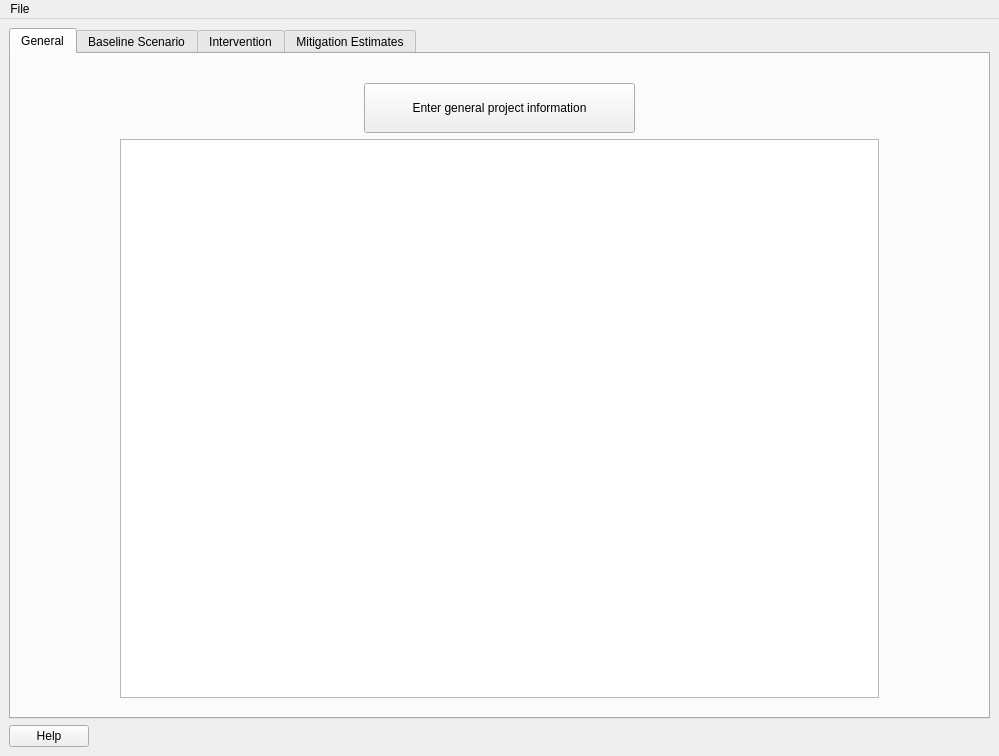
<?xml version="1.0" encoding="UTF-8"?>
<ui version="4.0">
 <class>SHAMBA</class>
 <widget class="QMainWindow" name="SHAMBA">
  <property name="geometry">
   <rect>
    <x>0</x>
    <y>0</y>
    <width>999</width>
    <height>756</height>
   </rect>
  </property>
  <property name="sizePolicy">
   <sizepolicy hsizetype="Expanding" vsizetype="Expanding">
    <horstretch>0</horstretch>
    <verstretch>0</verstretch>
   </sizepolicy>
  </property>
  <property name="minimumSize">
   <size>
    <width>0</width>
    <height>0</height>
   </size>
  </property>
  <property name="windowTitle">
   <string>SHAMBA</string>
  </property>
  <widget class="QWidget" name="centralwidget">
   <property name="sizePolicy">
    <sizepolicy hsizetype="Expanding" vsizetype="Expanding">
     <horstretch>0</horstretch>
     <verstretch>0</verstretch>
    </sizepolicy>
   </property>
   <layout class="QGridLayout" name="gridLayout_7">
    <item row="0" column="0">
     <widget class="QTabWidget" name="tabWidget">
      <property name="maximumSize">
       <size>
        <width>9999999</width>
        <height>9999999</height>
       </size>
      </property>
      <property name="currentIndex">
       <number>0</number>
      </property>
      <widget class="QWidget" name="generalTab">
       <attribute name="title">
        <string>General</string>
       </attribute>
       <layout class="QGridLayout" name="gridLayout_3">
        <item row="0" column="1">
         <spacer name="verticalSpacer_4">
          <property name="orientation">
           <enum>Qt::Vertical</enum>
          </property>
          <property name="sizeType">
           <enum>QSizePolicy::Fixed</enum>
          </property>
          <property name="sizeHint" stdset="0">
           <size>
            <width>647</width>
            <height>20</height>
           </size>
          </property>
         </spacer>
        </item>
        <item row="1" column="1">
         <layout class="QHBoxLayout" name="horizontalLayout_4">
          <item>
           <spacer name="horizontalSpacer_11">
            <property name="orientation">
             <enum>Qt::Horizontal</enum>
            </property>
            <property name="sizeType">
             <enum>QSizePolicy::Fixed</enum>
            </property>
            <property name="sizeHint" stdset="0">
             <size>
              <width>231</width>
              <height>20</height>
             </size>
            </property>
           </spacer>
          </item>
          <item>
           <widget class="QPushButton" name="generalButton">
            <property name="sizePolicy">
             <sizepolicy hsizetype="Fixed" vsizetype="Fixed">
              <horstretch>0</horstretch>
              <verstretch>0</verstretch>
             </sizepolicy>
            </property>
            <property name="minimumSize">
             <size>
              <width>271</width>
              <height>50</height>
             </size>
            </property>
            <property name="maximumSize">
             <size>
              <width>271</width>
              <height>16777215</height>
             </size>
            </property>
            <property name="text">
             <string>Enter general project information</string>
            </property>
           </widget>
          </item>
          <item>
           <spacer name="horizontalSpacer_4">
            <property name="orientation">
             <enum>Qt::Horizontal</enum>
            </property>
            <property name="sizeType">
             <enum>QSizePolicy::Fixed</enum>
            </property>
            <property name="sizeHint" stdset="0">
             <size>
              <width>231</width>
              <height>20</height>
             </size>
            </property>
           </spacer>
          </item>
         </layout>
        </item>
        <item row="2" column="1">
         <widget class="QTextEdit" name="generalOutputBox">
          <property name="enabled">
           <bool>true</bool>
          </property>
          <property name="sizePolicy">
           <sizepolicy hsizetype="MinimumExpanding" vsizetype="MinimumExpanding">
            <horstretch>0</horstretch>
            <verstretch>0</verstretch>
           </sizepolicy>
          </property>
          <property name="minimumSize">
           <size>
            <width>650</width>
            <height>500</height>
           </size>
          </property>
          <property name="maximumSize">
           <size>
            <width>9999999</width>
            <height>9999999</height>
           </size>
          </property>
          <property name="readOnly">
           <bool>true</bool>
          </property>
          <property name="html">
           <string>&lt;!DOCTYPE HTML PUBLIC &quot;-//W3C//DTD HTML 4.0//EN&quot; &quot;http://www.w3.org/TR/REC-html40/strict.dtd&quot;&gt;
&lt;html&gt;&lt;head&gt;&lt;meta name=&quot;qrichtext&quot; content=&quot;1&quot; /&gt;&lt;style type=&quot;text/css&quot;&gt;
p, li { white-space: pre-wrap; }
&lt;/style&gt;&lt;/head&gt;&lt;body style=&quot; font-family:'Sans'; font-size:10pt; font-weight:400; font-style:normal;&quot;&gt;
&lt;p style=&quot;-qt-paragraph-type:empty; margin-top:0px; margin-bottom:0px; margin-left:0px; margin-right:0px; -qt-block-indent:0; text-indent:0px;&quot;&gt;&lt;/p&gt;&lt;/body&gt;&lt;/html&gt;</string>
          </property>
         </widget>
        </item>
        <item row="2" column="0">
         <spacer name="horizontalSpacer_9">
          <property name="orientation">
           <enum>Qt::Horizontal</enum>
          </property>
          <property name="sizeType">
           <enum>QSizePolicy::Fixed</enum>
          </property>
          <property name="sizeHint" stdset="0">
           <size>
            <width>100</width>
            <height>20</height>
           </size>
          </property>
         </spacer>
        </item>
        <item row="2" column="2">
         <spacer name="horizontalSpacer_10">
          <property name="orientation">
           <enum>Qt::Horizontal</enum>
          </property>
          <property name="sizeType">
           <enum>QSizePolicy::Fixed</enum>
          </property>
          <property name="sizeHint" stdset="0">
           <size>
            <width>100</width>
            <height>20</height>
           </size>
          </property>
         </spacer>
        </item>
        <item row="3" column="1">
         <spacer name="verticalSpacer_5">
          <property name="orientation">
           <enum>Qt::Vertical</enum>
          </property>
          <property name="sizeType">
           <enum>QSizePolicy::Fixed</enum>
          </property>
          <property name="sizeHint" stdset="0">
           <size>
            <width>20</width>
            <height>10</height>
           </size>
          </property>
         </spacer>
        </item>
       </layout>
      </widget>
      <widget class="QWidget" name="baselinesTab">
       <attribute name="title">
        <string>Baseline Scenario</string>
       </attribute>
       <layout class="QGridLayout" name="gridLayout_9">
        <item row="0" column="1">
         <spacer name="verticalSpacer_3">
          <property name="orientation">
           <enum>Qt::Vertical</enum>
          </property>
          <property name="sizeType">
           <enum>QSizePolicy::Fixed</enum>
          </property>
          <property name="sizeHint" stdset="0">
           <size>
            <width>20</width>
            <height>20</height>
           </size>
          </property>
         </spacer>
        </item>
        <item row="1" column="1">
         <layout class="QHBoxLayout" name="horizontalLayout_3">
          <item>
           <layout class="QVBoxLayout" name="verticalLayout_3">
            <item>
             <widget class="QComboBox" name="baselineSelector">
              <property name="sizePolicy">
               <sizepolicy hsizetype="Fixed" vsizetype="Fixed">
                <horstretch>0</horstretch>
                <verstretch>0</verstretch>
               </sizepolicy>
              </property>
              <property name="minimumSize">
               <size>
                <width>271</width>
                <height>30</height>
               </size>
              </property>
              <property name="maximumSize">
               <size>
                <width>271</width>
                <height>30</height>
               </size>
              </property>
              <property name="maxCount">
               <number>100</number>
              </property>
              <item>
               <property name="text">
                <string>&lt;Select a saved baseline scenario&gt;</string>
               </property>
              </item>
             </widget>
            </item>
           </layout>
          </item>
          <item>
           <widget class="QLabel" name="label_3">
            <property name="sizePolicy">
             <sizepolicy hsizetype="Fixed" vsizetype="Fixed">
              <horstretch>0</horstretch>
              <verstretch>0</verstretch>
             </sizepolicy>
            </property>
            <property name="text">
             <string>or</string>
            </property>
           </widget>
          </item>
          <item>
           <widget class="QPushButton" name="baselineButton">
            <property name="sizePolicy">
             <sizepolicy hsizetype="Fixed" vsizetype="Fixed">
              <horstretch>0</horstretch>
              <verstretch>0</verstretch>
             </sizepolicy>
            </property>
            <property name="minimumSize">
             <size>
              <width>271</width>
              <height>50</height>
             </size>
            </property>
            <property name="maximumSize">
             <size>
              <width>271</width>
              <height>50</height>
             </size>
            </property>
            <property name="text">
             <string>Add a new baseline scenario</string>
            </property>
           </widget>
          </item>
         </layout>
        </item>
        <item row="2" column="0">
         <spacer name="horizontalSpacer_2">
          <property name="orientation">
           <enum>Qt::Horizontal</enum>
          </property>
          <property name="sizeType">
           <enum>QSizePolicy::Fixed</enum>
          </property>
          <property name="sizeHint" stdset="0">
           <size>
            <width>100</width>
            <height>20</height>
           </size>
          </property>
         </spacer>
        </item>
        <item row="2" column="2">
         <spacer name="horizontalSpacer_5">
          <property name="orientation">
           <enum>Qt::Horizontal</enum>
          </property>
          <property name="sizeType">
           <enum>QSizePolicy::Fixed</enum>
          </property>
          <property name="sizeHint" stdset="0">
           <size>
            <width>100</width>
            <height>20</height>
           </size>
          </property>
         </spacer>
        </item>
        <item row="3" column="1">
         <spacer name="verticalSpacer_6">
          <property name="orientation">
           <enum>Qt::Vertical</enum>
          </property>
          <property name="sizeType">
           <enum>QSizePolicy::Fixed</enum>
          </property>
          <property name="sizeHint" stdset="0">
           <size>
            <width>20</width>
            <height>10</height>
           </size>
          </property>
         </spacer>
        </item>
        <item row="2" column="1">
         <widget class="QTextEdit" name="baselineOutputBox">
          <property name="enabled">
           <bool>true</bool>
          </property>
          <property name="sizePolicy">
           <sizepolicy hsizetype="MinimumExpanding" vsizetype="MinimumExpanding">
            <horstretch>0</horstretch>
            <verstretch>0</verstretch>
           </sizepolicy>
          </property>
          <property name="minimumSize">
           <size>
            <width>650</width>
            <height>500</height>
           </size>
          </property>
          <property name="maximumSize">
           <size>
            <width>9999999</width>
            <height>9999999</height>
           </size>
          </property>
          <property name="readOnly">
           <bool>true</bool>
          </property>
          <property name="html">
           <string>&lt;!DOCTYPE HTML PUBLIC &quot;-//W3C//DTD HTML 4.0//EN&quot; &quot;http://www.w3.org/TR/REC-html40/strict.dtd&quot;&gt;
&lt;html&gt;&lt;head&gt;&lt;meta name=&quot;qrichtext&quot; content=&quot;1&quot; /&gt;&lt;style type=&quot;text/css&quot;&gt;
p, li { white-space: pre-wrap; }
&lt;/style&gt;&lt;/head&gt;&lt;body style=&quot; font-family:'Sans'; font-size:10pt; font-weight:400; font-style:normal;&quot;&gt;
&lt;p style=&quot;-qt-paragraph-type:empty; margin-top:0px; margin-bottom:0px; margin-left:0px; margin-right:0px; -qt-block-indent:0; text-indent:0px;&quot;&gt;&lt;/p&gt;&lt;/body&gt;&lt;/html&gt;</string>
          </property>
         </widget>
        </item>
       </layout>
      </widget>
      <widget class="QWidget" name="interventionsTab">
       <attribute name="title">
        <string>Intervention</string>
       </attribute>
       <layout class="QGridLayout" name="gridLayout">
        <item row="0" column="1">
         <spacer name="verticalSpacer">
          <property name="orientation">
           <enum>Qt::Vertical</enum>
          </property>
          <property name="sizeType">
           <enum>QSizePolicy::Fixed</enum>
          </property>
          <property name="sizeHint" stdset="0">
           <size>
            <width>20</width>
            <height>20</height>
           </size>
          </property>
         </spacer>
        </item>
        <item row="1" column="1">
         <layout class="QHBoxLayout" name="horizontalLayout">
          <item>
           <layout class="QVBoxLayout" name="verticalLayout">
            <item>
             <widget class="QComboBox" name="interventionSelector">
              <property name="sizePolicy">
               <sizepolicy hsizetype="Fixed" vsizetype="Fixed">
                <horstretch>0</horstretch>
                <verstretch>0</verstretch>
               </sizepolicy>
              </property>
              <property name="minimumSize">
               <size>
                <width>271</width>
                <height>30</height>
               </size>
              </property>
              <property name="maximumSize">
               <size>
                <width>271</width>
                <height>30</height>
               </size>
              </property>
              <property name="maxCount">
               <number>100</number>
              </property>
              <item>
               <property name="text">
                <string>&lt;Select a saved intervention&gt;</string>
               </property>
              </item>
             </widget>
            </item>
           </layout>
          </item>
          <item>
           <widget class="QLabel" name="label_5">
            <property name="sizePolicy">
             <sizepolicy hsizetype="Fixed" vsizetype="Fixed">
              <horstretch>0</horstretch>
              <verstretch>0</verstretch>
             </sizepolicy>
            </property>
            <property name="text">
             <string>or</string>
            </property>
           </widget>
          </item>
          <item>
           <widget class="QPushButton" name="interventionButton">
            <property name="sizePolicy">
             <sizepolicy hsizetype="Fixed" vsizetype="Fixed">
              <horstretch>0</horstretch>
              <verstretch>0</verstretch>
             </sizepolicy>
            </property>
            <property name="minimumSize">
             <size>
              <width>271</width>
              <height>50</height>
             </size>
            </property>
            <property name="maximumSize">
             <size>
              <width>271</width>
              <height>50</height>
             </size>
            </property>
            <property name="text">
             <string>Add a new intervention</string>
            </property>
           </widget>
          </item>
         </layout>
        </item>
        <item row="2" column="1" rowspan="2">
         <widget class="QTextEdit" name="interventionOutputBox">
          <property name="enabled">
           <bool>true</bool>
          </property>
          <property name="sizePolicy">
           <sizepolicy hsizetype="MinimumExpanding" vsizetype="MinimumExpanding">
            <horstretch>0</horstretch>
            <verstretch>0</verstretch>
           </sizepolicy>
          </property>
          <property name="minimumSize">
           <size>
            <width>650</width>
            <height>500</height>
           </size>
          </property>
          <property name="maximumSize">
           <size>
            <width>9999999</width>
            <height>9999999</height>
           </size>
          </property>
          <property name="readOnly">
           <bool>true</bool>
          </property>
          <property name="html">
           <string>&lt;!DOCTYPE HTML PUBLIC &quot;-//W3C//DTD HTML 4.0//EN&quot; &quot;http://www.w3.org/TR/REC-html40/strict.dtd&quot;&gt;
&lt;html&gt;&lt;head&gt;&lt;meta name=&quot;qrichtext&quot; content=&quot;1&quot; /&gt;&lt;style type=&quot;text/css&quot;&gt;
p, li { white-space: pre-wrap; }
&lt;/style&gt;&lt;/head&gt;&lt;body style=&quot; font-family:'Sans'; font-size:10pt; font-weight:400; font-style:normal;&quot;&gt;
&lt;p style=&quot;-qt-paragraph-type:empty; margin-top:0px; margin-bottom:0px; margin-left:0px; margin-right:0px; -qt-block-indent:0; text-indent:0px;&quot;&gt;&lt;/p&gt;&lt;/body&gt;&lt;/html&gt;</string>
          </property>
         </widget>
        </item>
        <item row="2" column="2">
         <spacer name="horizontalSpacer_7">
          <property name="orientation">
           <enum>Qt::Horizontal</enum>
          </property>
          <property name="sizeType">
           <enum>QSizePolicy::Fixed</enum>
          </property>
          <property name="sizeHint" stdset="0">
           <size>
            <width>100</width>
            <height>20</height>
           </size>
          </property>
         </spacer>
        </item>
        <item row="3" column="0">
         <spacer name="horizontalSpacer_6">
          <property name="orientation">
           <enum>Qt::Horizontal</enum>
          </property>
          <property name="sizeType">
           <enum>QSizePolicy::Fixed</enum>
          </property>
          <property name="sizeHint" stdset="0">
           <size>
            <width>100</width>
            <height>20</height>
           </size>
          </property>
         </spacer>
        </item>
        <item row="4" column="1">
         <spacer name="verticalSpacer_7">
          <property name="orientation">
           <enum>Qt::Vertical</enum>
          </property>
          <property name="sizeType">
           <enum>QSizePolicy::Fixed</enum>
          </property>
          <property name="sizeHint" stdset="0">
           <size>
            <width>20</width>
            <height>10</height>
           </size>
          </property>
         </spacer>
        </item>
       </layout>
      </widget>
      <widget class="QWidget" name="mitigationTab">
       <attribute name="title">
        <string>Mitigation Estimates</string>
       </attribute>
       <layout class="QGridLayout" name="gridLayout_2">
        <item row="0" column="0">
         <spacer name="verticalSpacer_2">
          <property name="orientation">
           <enum>Qt::Vertical</enum>
          </property>
          <property name="sizeType">
           <enum>QSizePolicy::Fixed</enum>
          </property>
          <property name="sizeHint" stdset="0">
           <size>
            <width>20</width>
            <height>20</height>
           </size>
          </property>
         </spacer>
        </item>
        <item row="1" column="0">
         <layout class="QHBoxLayout" name="horizontalLayout_2">
          <property name="spacing">
           <number>20</number>
          </property>
          <item>
           <spacer name="horizontalSpacer">
            <property name="orientation">
             <enum>Qt::Horizontal</enum>
            </property>
            <property name="sizeType">
             <enum>QSizePolicy::MinimumExpanding</enum>
            </property>
            <property name="sizeHint" stdset="0">
             <size>
              <width>20</width>
              <height>20</height>
             </size>
            </property>
           </spacer>
          </item>
          <item>
           <layout class="QVBoxLayout" name="verticalLayout_4">
            <property name="spacing">
             <number>8</number>
            </property>
            <item>
             <widget class="QComboBox" name="baselineSelectorPlot">
              <property name="sizePolicy">
               <sizepolicy hsizetype="Fixed" vsizetype="Fixed">
                <horstretch>0</horstretch>
                <verstretch>0</verstretch>
               </sizepolicy>
              </property>
              <property name="minimumSize">
               <size>
                <width>271</width>
                <height>30</height>
               </size>
              </property>
              <property name="maximumSize">
               <size>
                <width>271</width>
                <height>30</height>
               </size>
              </property>
              <item>
               <property name="text">
                <string>&lt;Select a saved baseline scenario&gt;</string>
               </property>
              </item>
             </widget>
            </item>
            <item>
             <widget class="QComboBox" name="interventionSelectorPlot">
              <property name="sizePolicy">
               <sizepolicy hsizetype="Fixed" vsizetype="Fixed">
                <horstretch>0</horstretch>
                <verstretch>0</verstretch>
               </sizepolicy>
              </property>
              <property name="minimumSize">
               <size>
                <width>271</width>
                <height>30</height>
               </size>
              </property>
              <property name="maximumSize">
               <size>
                <width>271</width>
                <height>30</height>
               </size>
              </property>
              <item>
               <property name="text">
                <string>&lt;Select a saved intervention&gt;</string>
               </property>
              </item>
             </widget>
            </item>
           </layout>
          </item>
          <item>
           <layout class="QVBoxLayout" name="verticalLayout_2">
            <property name="spacing">
             <number>8</number>
            </property>
           </layout>
          </item>
          <item>
           <spacer name="horizontalSpacer_12">
            <property name="orientation">
             <enum>Qt::Horizontal</enum>
            </property>
            <property name="sizeType">
             <enum>QSizePolicy::MinimumExpanding</enum>
            </property>
            <property name="sizeHint" stdset="0">
             <size>
              <width>10</width>
              <height>20</height>
             </size>
            </property>
           </spacer>
          </item>
          <item>
           <widget class="QPushButton" name="mitigationButton">
            <property name="sizePolicy">
             <sizepolicy hsizetype="Fixed" vsizetype="Fixed">
              <horstretch>0</horstretch>
              <verstretch>0</verstretch>
             </sizepolicy>
            </property>
            <property name="minimumSize">
             <size>
              <width>231</width>
              <height>50</height>
             </size>
            </property>
            <property name="maximumSize">
             <size>
              <width>231</width>
              <height>50</height>
             </size>
            </property>
            <property name="text">
             <string>Plot mitigation estimates</string>
            </property>
           </widget>
          </item>
          <item>
           <widget class="QPushButton" name="graphSaveButton">
            <property name="sizePolicy">
             <sizepolicy hsizetype="Fixed" vsizetype="Fixed">
              <horstretch>0</horstretch>
              <verstretch>0</verstretch>
             </sizepolicy>
            </property>
            <property name="minimumSize">
             <size>
              <width>231</width>
              <height>50</height>
             </size>
            </property>
            <property name="text">
             <string>Save graph</string>
            </property>
           </widget>
          </item>
          <item>
           <spacer name="horizontalSpacer_3">
            <property name="orientation">
             <enum>Qt::Horizontal</enum>
            </property>
            <property name="sizeType">
             <enum>QSizePolicy::MinimumExpanding</enum>
            </property>
            <property name="sizeHint" stdset="0">
             <size>
              <width>10</width>
              <height>20</height>
             </size>
            </property>
           </spacer>
          </item>
         </layout>
        </item>
        <item row="2" column="0">
         <widget class="PlotWidget" name="plotWidget" native="true">
          <property name="sizePolicy">
           <sizepolicy hsizetype="Expanding" vsizetype="Expanding">
            <horstretch>0</horstretch>
            <verstretch>0</verstretch>
           </sizepolicy>
          </property>
         </widget>
        </item>
       </layout>
      </widget>
     </widget>
    </item>
    <item row="1" column="0">
     <widget class="QPushButton" name="helpButton">
      <property name="sizePolicy">
       <sizepolicy hsizetype="Fixed" vsizetype="Fixed">
        <horstretch>0</horstretch>
        <verstretch>0</verstretch>
       </sizepolicy>
      </property>
      <property name="text">
       <string>Help</string>
      </property>
     </widget>
    </item>
   </layout>
  </widget>
  <widget class="QMenuBar" name="menubar">
   <property name="geometry">
    <rect>
     <x>0</x>
     <y>0</y>
     <width>999</width>
     <height>25</height>
    </rect>
   </property>
   <widget class="QMenu" name="fileMenu">
    <property name="tearOffEnabled">
     <bool>true</bool>
    </property>
    <property name="title">
     <string>File</string>
    </property>
    <addaction name="separator"/>
    <addaction name="actionSave"/>
    <addaction name="actionSave_As"/>
    <addaction name="separator"/>
   </widget>
   <addaction name="fileMenu"/>
  </widget>
  <action name="actionOpen">
   <property name="text">
    <string>Open</string>
   </property>
   <property name="shortcut">
    <string>Ctrl+O</string>
   </property>
  </action>
  <action name="actionNew">
   <property name="text">
    <string>New</string>
   </property>
   <property name="shortcut">
    <string>Ctrl+N</string>
   </property>
  </action>
  <action name="actionSave">
   <property name="text">
    <string>Save</string>
   </property>
   <property name="shortcut">
    <string>Ctrl+S</string>
   </property>
  </action>
  <action name="actionSave_As">
   <property name="text">
    <string>Save As...</string>
   </property>
  </action>
 </widget>
 <customwidgets>
  <customwidget>
   <class>PlotWidget</class>
   <extends>QWidget</extends>
   <header>shamba.gui.plot</header>
   <container>1</container>
  </customwidget>
 </customwidgets>
 <resources/>
 <connections/>
</ui>
